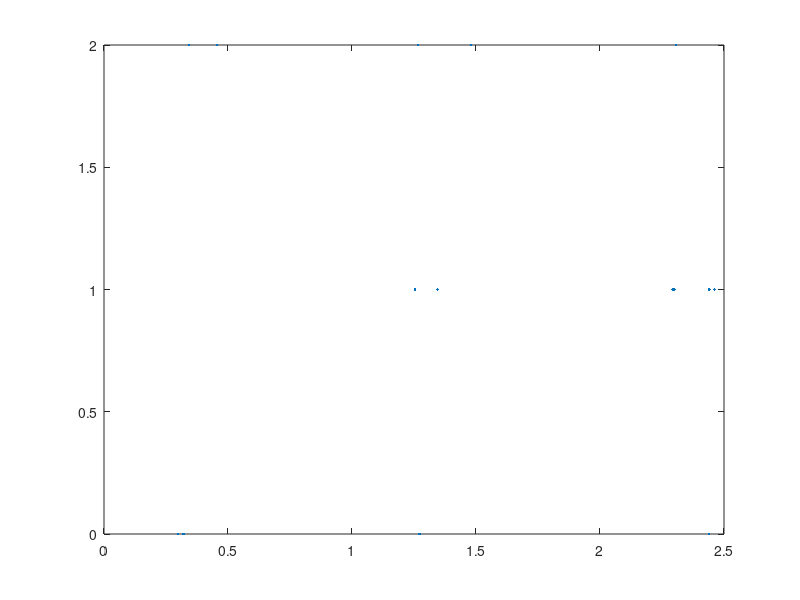

This figure's MATLAB source:
birdnames = {'3284', '3294', '3423', '3458', ...
    '3288', '3292', '3403', '3426', '3427', ...
    '3289', '3291', '3293', '3422', '3434', '3449'};
Cooler = [0 4 3 0 2 6 7 1 4 5 1 3 5 2 6]; 
SongQuality = [0 0 0 0 1 1 1 1 1 2 2 2 2 2 2];
CoolerQuality = [0 2 2 0 0 1 2 1 2 1 1 2 1 0 1];
jitters = rand(1,numel(birdnames))*.25-.5;
figure
plot(SongQuality-jitters, CoolerQuality, '.');
[h,p] = ttest(SongQuality,CoolerQuality)
